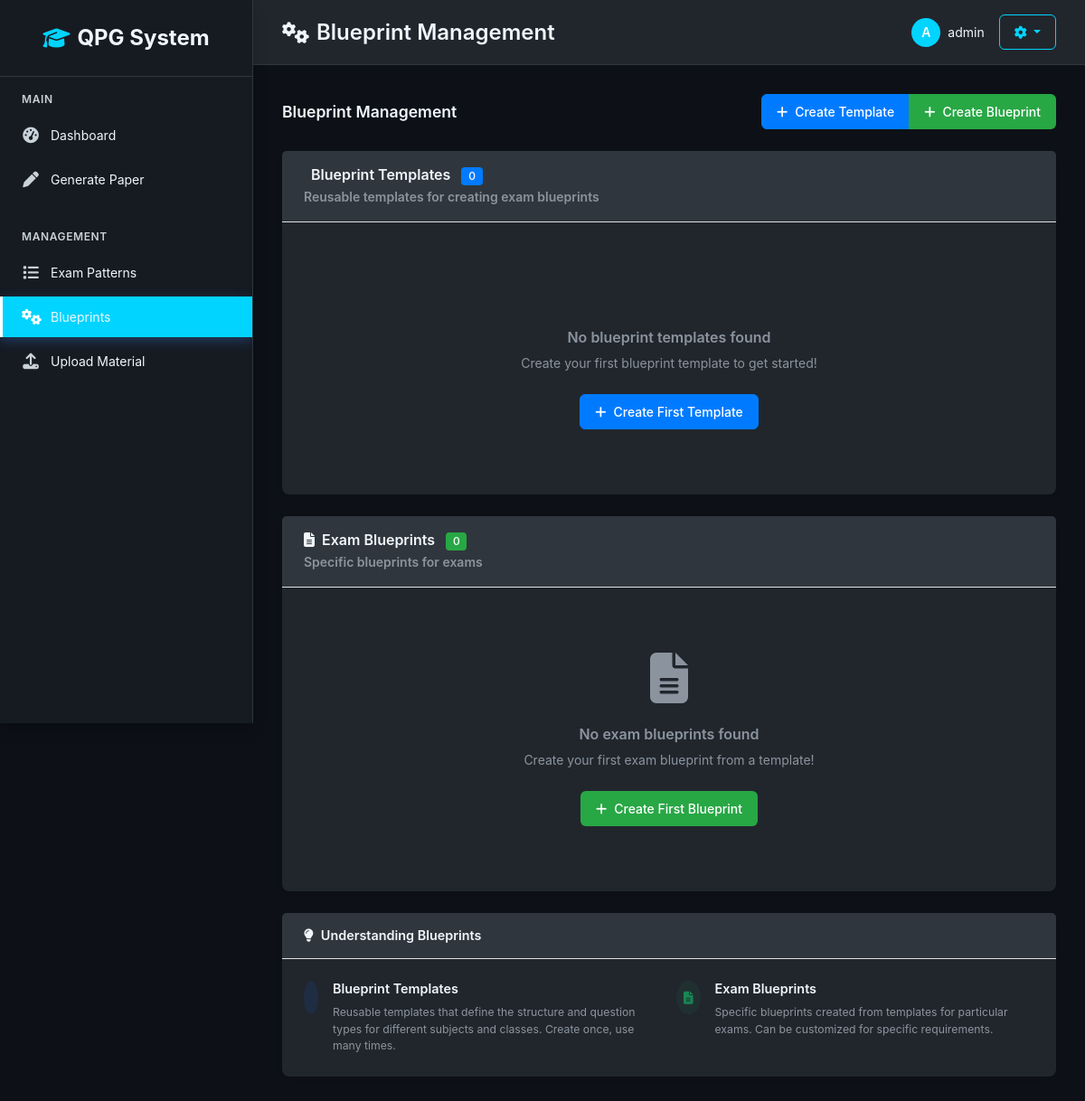
Before: /blueprints/ (signed in) with the older database file.
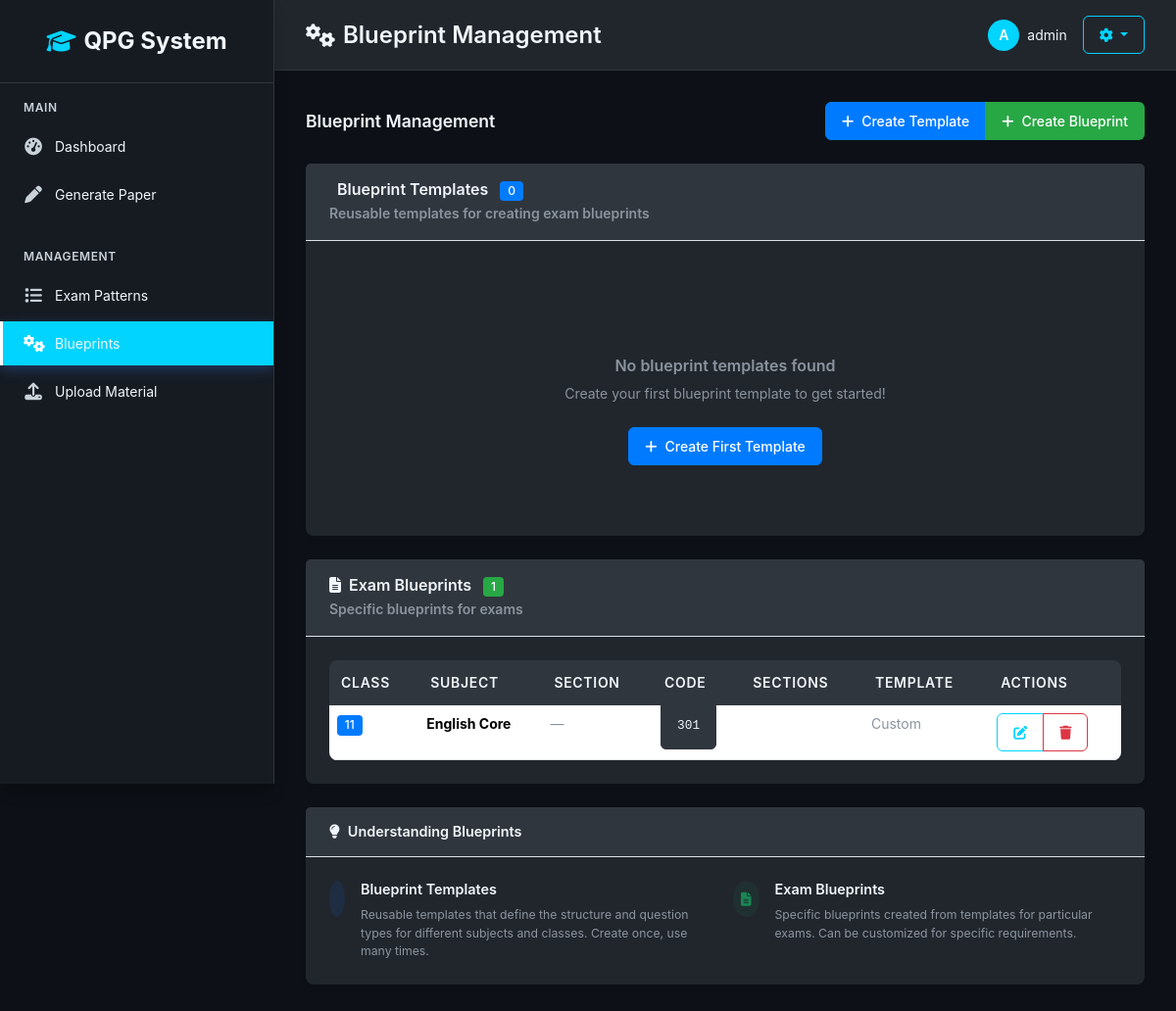
After: the same page with the newer database file.
### core/models.py (models this page shows, shortened)
class ExamBlueprint(models.Model):
    class_name = models.CharField(max_length=10)   # e.g. "11", "12"
    section = models.CharField(max_length=5, blank=True, null=True)  # e.g. "A", "B"
    subject = models.CharField(max_length=100)
    code = models.CharField(max_length=20, blank=True, null=True)  # e.g. "301" for English Core
    blueprint = models.JSONField(default=dict)
    template = models.ForeignKey(BlueprintTemplate, on_delete=models.SET_NULL, null=True, blank=True)
    is_active = models.BooleanField(default=True)
    created_by = models.ForeignKey(User, on_delete=models.SET_NULL, null=True, blank=True)
    created_at = models.DateTimeField(auto_now_add=True)
    updated_at = models.DateTimeField(auto_now=True)
    class Meta:
        ordering = ['class_name', 'subject', 'section']

### core/views.py (the view)
# urls.py: path("blueprints/", views.blueprint_list_view, name="blueprint_list"),
@login_required(login_url='login')
def blueprint_list_view(request):
    templates = BlueprintTemplate.objects.filter(is_active=True).order_by('subject', 'class_name')
    blueprints = ExamBlueprint.objects.filter(is_active=True).order_by('class_name', 'subject')
    return render(request, "blueprint_list.html", {
        "templates": templates,
        "blueprints": blueprints
    })

### core/templates/blueprint_list.html (shortened to what the changed rows need)
{% extends "base.html" %}
{% block content %}
<div class="row">
  <div class="col-12">
    <div class="card border-0 shadow-sm">
      <div class="card-header border-bottom">
        <h5 class="mb-0">
          <i class="fas fa-file-alt me-2"></i>Exam Blueprints
          <span class="badge bg-success ms-2">{{ blueprints|length }}</span>
        </h5>
      </div>
      <div class="card-body">
        {% if blueprints %}
          <div class="table-responsive">
            <table class="table table-hover mb-0">
              <thead class="table-light">
                <tr>
                  <th>Class</th>
                  <th>Subject</th>
                  <th>Section</th>
                  <th>Code</th>
                  <th>Sections</th>
                  <th>Template</th>
                  <th>Actions</th>
                </tr>
              </thead>
              <tbody>
                {% for blueprint in blueprints %}
                <tr>
                  <td>
                    <span class="badge bg-primary">{{ blueprint.class_name }}</span>
                  </td>
                  <td>
                    <strong>{{ blueprint.subject }}</strong>
                  </td>
                  <td>
                    {% if blueprint.section %}
                      <span class="badge bg-info">{{ blueprint.section }}</span>
                    {% else %}
                      <span class="text-muted">—</span>
                    {% endif %}
                  </td>
                  <td>
                    {% if blueprint.code %}
                      <code>{{ blueprint.code }}</code>
                    {% else %}
                      <span class="text-muted">—</span>
                    {% endif %}
                  </td>
                  <td>
                  </td>
                  <td>
                    {% if blueprint.template %}
                      <span class="text-muted">{{ blueprint.template.name }}</span>
                    {% else %}
                      <span class="text-muted">Custom</span>
                    {% endif %}
                  </td>
                  <td>
                    <div class="btn-group" role="group">
                      <a href="{% url 'exam_blueprint_edit' blueprint.id %}" class="btn btn-sm btn-outline-primary">
                        <i class="fas fa-edit"></i>
                      </a>
                      <a href="{% url 'exam_blueprint_delete' blueprint.id %}" class="btn btn-sm btn-outline-danger"
                         onclick="return confirm('Are you sure you want to delete this blueprint?')">
                        <i class="fas fa-trash"></i>
                      </a>
                    </div>
                  </td>
                </tr>
                {% endfor %}
              </tbody>
            </table>
          </div>
        {% else %}
          <div class="text-center py-5">
            <div class="mb-4">
              <i class="fas fa-file-alt fa-4x text-muted"></i>
            </div>
            <h5 class="text-muted mb-2">No exam blueprints found</h5>
            <p class="text-muted mb-4">Create your first exam blueprint from a template!</p>
            <a href="{% url 'exam_blueprint_create' %}" class="btn btn-success btn-lg">
              <i class="fas fa-plus me-2"></i>Create First Blueprint
            </a>
          </div>
        {% endif %}
      </div>
    </div>
  </div>
</div>
{% endblock %}

Changed rows visible on the page:
added ExamBlueprint: class_name "11", subject "English Core", code "301", shows "Custom"
Other visible differences:
{{ blueprints|length }}: "0" → "1"
text no longer shown: "No exam blueprints found Create your first exam blueprint from a template! Create First Blueprint"
text now shown: "CLASS SUBJECT SECTION CODE SECTIONS TEMPLATE ACTIONS"
